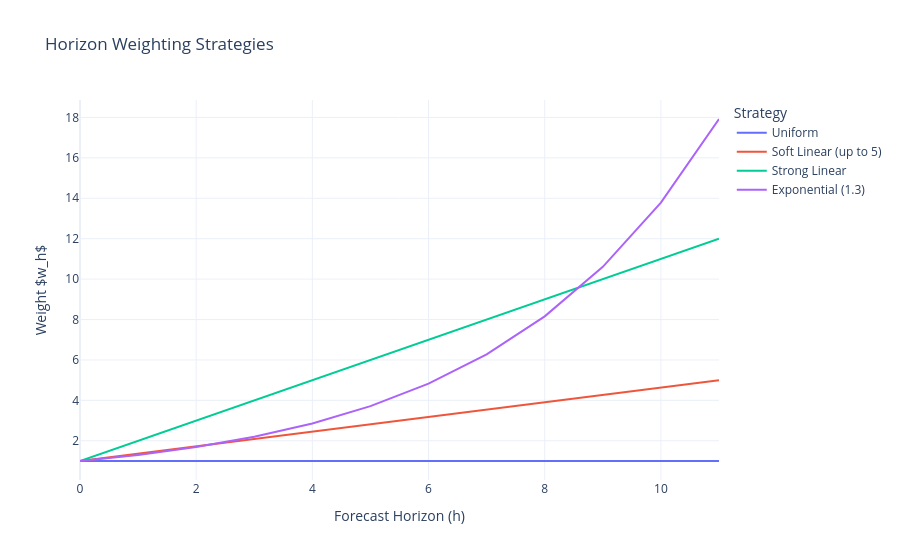

Notebook code cell kept with this figure:
### Markdown cell above
## **Possible Weighting Strategies**

The choice of horizon weights plays a crucial role in the Horizon-Aware Huber Loss, as it determines how prediction errors at different lead times contribute to the overall objective.  
In this work, we consider four different strategies for computing horizon-wise weights.

### Uniform

All forecast horizons are weighted equally.

$$
w_h = 1, \qquad \forall \; h = 1, \dots, H
$$

---

### Soft Linear

The weights increase linearly with the forecast horizon, with a mild emphasis on longer horizons.

$$
w_h = 1 + \frac{h - 1}{H - 1}, \qquad h = 1, \dots, H
$$

This corresponds to a linear interpolation between 1 and 2.

---

### Strong Linear

The weights grow linearly with the forecast horizon, strongly emphasizing long-term predictions.

$$
w_h = h, \qquad h = 1, \dots, H
$$

---

### Exponential

The weights increase exponentially with the forecast horizon, placing progressively higher emphasis on longer lead times.

$$
w_h = \gamma^{\,h - 1}, \qquad h = 1, \dots, H
$$

where $ \gamma > 1 $ controls the rate of exponential growth.

### Code cell
H = 12
h = np.arange(H)

# Weighting strategies
uniform = np.ones(H)
soft_linear = np.linspace(1.0, 5, H)
strong_linear = np.arange(1, H + 1)
gamma = 1.3
exponential = gamma ** h

fig = go.Figure()
fig.add_trace(go.Scatter(x=h, y=uniform, mode="lines", name="Uniform"))
fig.add_trace(go.Scatter(x=h, y=soft_linear, mode="lines", name="Soft Linear (up to 5)"))
fig.add_trace(go.Scatter(x=h, y=strong_linear, mode="lines", name="Strong Linear"))
fig.add_trace(go.Scatter( x=h, y=exponential, mode="lines", name="Exponential (1.3)"))
fig.update_layout(title="Horizon Weighting Strategies", xaxis_title="Forecast Horizon (h)", yaxis_title="Weight $w_h$", legend_title="Strategy", template="plotly_white")

fig.show()

### Figure 1 — Plotly figure (JSON) as saved in the notebook; plotly's stock layout.template omitted (floating-point values rounded to 4 significant figures)
{"data": [{"mode": "lines", "name": "Uniform", "type": "scatter", "x": [0, 1, 2, 3, 4, 5, 6, 7, 8, 9, 10, 11], "y": [1.0, 1.0, 1.0, 1.0, 1.0, 1.0, 1.0, 1.0, 1.0, 1.0, 1.0, 1.0]}, {"mode": "lines", "name": "Soft Linear (up to 5)", "type": "scatter", "x": [0, 1, 2, 3, 4, 5, 6, 7, 8, 9, 10, 11], "y": [1.0, 1.364, 1.727, 2.091, 2.455, 2.818, 3.182, 3.545, 3.909, 4.273, 4.636, 5.0]}, {"mode": "lines", "name": "Strong Linear", "type": "scatter", "x": [0, 1, 2, 3, 4, 5, 6, 7, 8, 9, 10, 11], "y": [1, 2, 3, 4, 5, 6, 7, 8, 9, 10, 11, 12]}, {"mode": "lines", "name": "Exponential (1.3)", "type": "scatter", "x": [0, 1, 2, 3, 4, 5, 6, 7, 8, 9, 10, 11], "y": [1.0, 1.3, 1.69, 2.197, 2.856, 3.713, 4.827, 6.275, 8.157, 10.6, 13.79, 17.92]}], "layout": {"legend": {"title": {"text": "Strategy"}}, "title": {"text": "Horizon Weighting Strategies"}, "xaxis": {"title": {"text": "Forecast Horizon (h)"}}, "yaxis": {"title": {"text": "Weight $w_h$"}}}}
